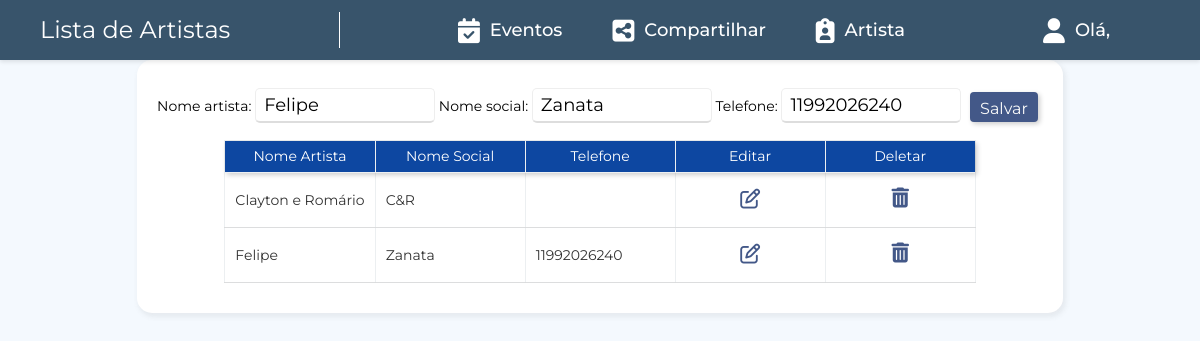
Screenshot of /eventos/alterar_artista/32/ with the database file from the repository.
### eventos/models.py (models this page shows, shortened)
class Artista(models.Model):
    nome_artista = models.CharField(max_length=255, blank=False,null=False)
    nome_social = models.CharField(max_length=255, blank=True,null=True)
    telefone = models.CharField(max_length=17, blank=True)
    class Meta:
        verbose_name = 'Artista'
        verbose_name_plural = 'Artistas'

### eventos/views.py (the view)
# urls.py: path('alterar_artista/<int:id>/', views.alterar_artista, name='alterar_artista'),
def alterar_artista(request, id):
    artista = get_object_or_404(Artista, pk=id)
    if request.method == 'POST':
        form = ArtistaForm(request.POST, instance=artista)
        if form.is_valid():
            form.save()
            return redirect('artistas_list')
        else:
            artistas = Artista.objects.all()
            form = ArtistaForm(instance=artista)
            context = {'artistas': artistas, 'form': form}
    else:
        artistas = Artista.objects.all()
        form = ArtistaForm(instance=artista)
        context = {'artistas': artistas, 'form': form}
    return render(request, 'artistas_list.html', context)

### eventos/forms.py
class ArtistaForm(forms.ModelForm):
    class Meta:
        model = Artista
        fields = '__all__'

### eventos/templates/artistas_list.html (shortened to what this page needs)
{% extends "base.html" %}
{% block content %}
{% load static %}
<head>
  <link href="{% static 'eventos/css/artista_list.css' %}" rel="stylesheet" />
  <span style="display: none;">{% block page %}Lista de Artistas{% endblock %}</span>
</head>
<body>
  <div class="tabelas">
      <div class="table-estilo">
        <div class="table-header">
          <div style="display: flex; justify-content: center; width: 100%;">
            <form method="post" href="{% if artista.pk %}{% url 'alterar_artista' id=artista.pk %}{% else %}{% url 'adicionar_artista' %}{% endif %}">
                {{ form.as_table }}
                <input type="submit" class="btn" value="Salvar"/>
            </form>
          </div>
        </div>
      <div class="tables">
        <div class="table-container">
          <table class="table-artista">
            <thead>
              <tr class="title">
                <th>Nome Artista</th>
                <th>Nome Social</th>
                <th>Telefone</th>
                <th>Editar</th>
                <th>Deletar</th>
              </tr>
            </thead>
            <tbody>
              {% for artista in artistas %}
              <tr>
                <td>{{ artista.nome_artista }}</td>
                <td>{{ artista.nome_social }}</td>
                <td>{{ artista.telefone }}</td>
                <td style="text-align: center;">
                    <a href="{% url "alterar_artista" artista.pk %}" class="botao-del-editar"><i class="fa-regular fa-pen-to-square" style="color: --botoes-pedidos;"></i></a>
                </td>
                <td style="text-align: center;">
                  <button class="btn-icone excluir" data-artista-id="{{ artista.pk }}">
                    <i class="fa-solid fa-trash-can"></i>
                  </button>
                </td>
              </tr>
              {% endfor %}
            </tbody>
          </table>
        </div>
      </div>
    </div>
  </div>
</div>
</body>
{% endblock content %}

### templates/static/geral/css/base.css (style rules this page uses)
body { color: var(--cor-fonte-geral) !important; font-size: 14px; background-color: var(--cor-background-body); margin: 0; padding: 0; }
a { text-decoration: none; }

### templates/static/eventos/css/artista_list.css (style rules this page uses)
* { font-family: var(--fonte-geral); }
.tabelas { display: flex; margin-top: 5%; justify-content: center; }
.table-estilo { padding: 20px 0px; margin-inline: 10px; min-width: 55%; background-color: var(--cor-branco); border-radius: 15px; border-color: var(--borda-input); box-shadow: 2px 3px 5px 1px rgba(109, 109, 109, 0.1); }
.table-header { display: flex; padding-inline: 20px; height: 50px; justify-content: space-between; align-items: center; }
.table-container { display: flex; position: relative; margin: 10px; justify-content: center; overflow-x: visible; overflow-y: auto; }
.table-artista { cursor: cell; }
.table-artista thead { position: sticky; top: 0; z-index: 3; box-shadow: 2px 2px 5px rgba(0, 0, 0, 0.2); }
.table-artista th { border: 1px solid var(--borda-vertical); text-align: center; min-width: 150px; max-width: 200px; padding: 5px 10px; font-weight: 100; }
.table-artista td { padding: 5px 10px; color: var(--cor-fonte); background-color: white; border: 1px solid var(--borda-vertical); border-bottom: 1px solid var(--borda-bottom); max-width: 200px; }
.title { background-color: var(--fundo-tabela-th); white-space: nowrap; color: white; text-align: center; cursor: cell; }
.btn { display: inline-block; text-align: center; background-color: var(--botoes-pedidos); color: var(--cor-escrita-botao); border: none; height: 30px; width: auto; padding: 5px 10px; margin: auto 5px; font-size: medium; border-radius: 4px; cursor: pointer; white-space: nowrap; transition: background-color 0.3s ease-in-out; box-shadow: 2px 2px 5px rgba(0, 0, 0, 0.2); }
input { padding: 8px; font-size: large; border: 1px solid #eee; border-bottom: 2px solid var(--borda-input); outline: none; border-radius: 5px; width: 180px; height: 35px; }
button { background-color: var(--cor-branco); color: var(--botoes-pedidos); padding: 10px 20px; border: none; border-radius: 5px; cursor: pointer; font-size: 16px; }
.botao-del-editar { background-color: var(--cor-branco); color: var(--botoes-pedidos); padding: 10px 20px; border: none; border-radius: 5px; cursor: pointer; }
i { font-size: 20px; }

### rows the page displays
Artista: nome_artista "Felipe", nome_social "Zanata", telefone "11992026240"
Artista: nome_artista "Clayton e Romário", nome_social "C&R"
